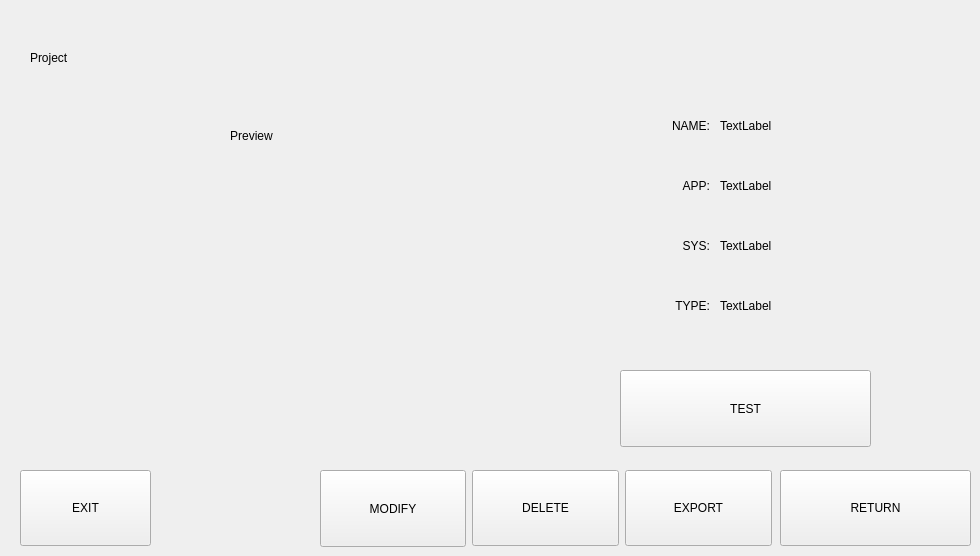
     <widget class="QWidget" name="page2_mainpage">
      <widget class="QLabel" name="label_2_title">
       <property name="geometry">
        <rect>
         <x>30</x>
         <y>20</y>
         <width>501</width>
         <height>76</height>
        </rect>
       </property>
       <property name="text">
        <string>Project </string>
       </property>
      </widget>
      <widget class="QLabel" name="img_2_preview">
       <property name="geometry">
        <rect>
         <x>30</x>
         <y>168</y>
         <width>480</width>
         <height>272</height>
        </rect>
       </property>
       <property name="minimumSize">
        <size>
         <width>480</width>
         <height>272</height>
        </size>
       </property>
       <property name="maximumSize">
        <size>
         <width>480</width>
         <height>272</height>
        </size>
       </property>
       <property name="text">
        <string/>
       </property>
      </widget>
      <widget class="QLabel" name="label_2_preview">
       <property name="geometry">
        <rect>
         <x>86</x>
         <y>110</y>
         <width>331</width>
         <height>51</height>
        </rect>
       </property>
       <property name="text">
        <string>Preview</string>
       </property>
       <property name="alignment">
        <set>Qt::AlignCenter</set>
       </property>
      </widget>
      <widget class="QPushButton" name="btn_modify">
       <property name="geometry">
        <rect>
         <x>320</x>
         <y>470</y>
         <width>146</width>
         <height>77</height>
        </rect>
       </property>
       <property name="text">
        <string>MODIFY</string>
       </property>
      </widget>
      <widget class="QPushButton" name="btn_remove">
       <property name="geometry">
        <rect>
         <x>472</x>
         <y>470</y>
         <width>147</width>
         <height>76</height>
        </rect>
       </property>
       <property name="text">
        <string>DELETE</string>
       </property>
      </widget>
      <widget class="QPushButton" name="btn_exit">
       <property name="geometry">
        <rect>
         <x>20</x>
         <y>470</y>
         <width>131</width>
         <height>76</height>
        </rect>
       </property>
       <property name="text">
        <string>EXIT</string>
       </property>
      </widget>
      <widget class="QPushButton" name="btn_export">
       <property name="geometry">
        <rect>
         <x>625</x>
         <y>470</y>
         <width>147</width>
         <height>76</height>
        </rect>
       </property>
       <property name="text">
        <string>EXPORT</string>
       </property>
      </widget>
      <widget class="QPushButton" name="btn_close">
       <property name="geometry">
        <rect>
         <x>780</x>
         <y>470</y>
         <width>191</width>
         <height>76</height>
        </rect>
       </property>
       <property name="text">
        <string>RETURN</string>
       </property>
      </widget>
      <widget class="QWidget" name="widget_2_info" native="true">
       <property name="geometry">
        <rect>
         <x>590</x>
         <y>100</y>
         <width>381</width>
         <height>221</height>
        </rect>
       </property>
       <widget class="QLabel" name="label_info_name_1">
        <property name="geometry">
         <rect>
          <x>0</x>
          <y>10</y>
          <width>120</width>
          <height>31</height>
         </rect>
        </property>
        <property name="text">
         <string>NAME:</string>
        </property>
        <property name="alignment">
         <set>Qt::AlignRight|Qt::AlignTrailing|Qt::AlignVCenter</set>
        </property>
       </widget>
       <widget class="QLabel" name="label_info_name_2">
        <property name="geometry">
         <rect>
          <x>130</x>
          <y>10</y>
          <width>241</width>
          <height>31</height>
         </rect>
        </property>
        <property name="text">
         <string>TextLabel</string>
        </property>
       </widget>
       <widget class="QLabel" name="label_info_appver_2">
        <property name="geometry">
         <rect>
          <x>130</x>
          <y>70</y>
          <width>241</width>
          <height>31</height>
         </rect>
        </property>
        <property name="text">
         <string>TextLabel</string>
        </property>
       </widget>
       <widget class="QLabel" name="label_info_appver_1">
        <property name="geometry">
         <rect>
          <x>0</x>
          <y>70</y>
          <width>120</width>
          <height>31</height>
         </rect>
        </property>
        <property name="text">
         <string>APP:</string>
        </property>
        <property name="alignment">
         <set>Qt::AlignRight|Qt::AlignTrailing|Qt::AlignVCenter</set>
        </property>
       </widget>
       <widget class="QLabel" name="label_info_sysver_2">
        <property name="geometry">
         <rect>
          <x>130</x>
          <y>130</y>
          <width>241</width>
          <height>31</height>
         </rect>
        </property>
        <property name="text">
         <string>TextLabel</string>
        </property>
       </widget>
       <widget class="QLabel" name="label_info_sysver_1">
        <property name="geometry">
         <rect>
          <x>0</x>
          <y>130</y>
          <width>120</width>
          <height>31</height>
         </rect>
        </property>
        <property name="text">
         <string>SYS:</string>
        </property>
        <property name="alignment">
         <set>Qt::AlignRight|Qt::AlignTrailing|Qt::AlignVCenter</set>
        </property>
       </widget>
       <widget class="QLabel" name="label_info_devtype_2">
        <property name="geometry">
         <rect>
          <x>130</x>
          <y>190</y>
          <width>241</width>
          <height>31</height>
         </rect>
        </property>
        <property name="text">
         <string>TextLabel</string>
        </property>
       </widget>
       <widget class="QLabel" name="label_info_devtype_1">
        <property name="geometry">
         <rect>
          <x>0</x>
          <y>190</y>
          <width>120</width>
          <height>31</height>
         </rect>
        </property>
        <property name="text">
         <string>TYPE:</string>
        </property>
        <property name="alignment">
         <set>Qt::AlignRight|Qt::AlignTrailing|Qt::AlignVCenter</set>
        </property>
       </widget>
      </widget>
      <widget class="QPushButton" name="btn_test">
       <property name="geometry">
        <rect>
         <x>620</x>
         <y>370</y>
         <width>251</width>
         <height>77</height>
        </rect>
       </property>
       <property name="text">
        <string>TEST</string>
       </property>
       <property name="checkable">
        <bool>true</bool>
       </property>
      </widget>
     </widget>
